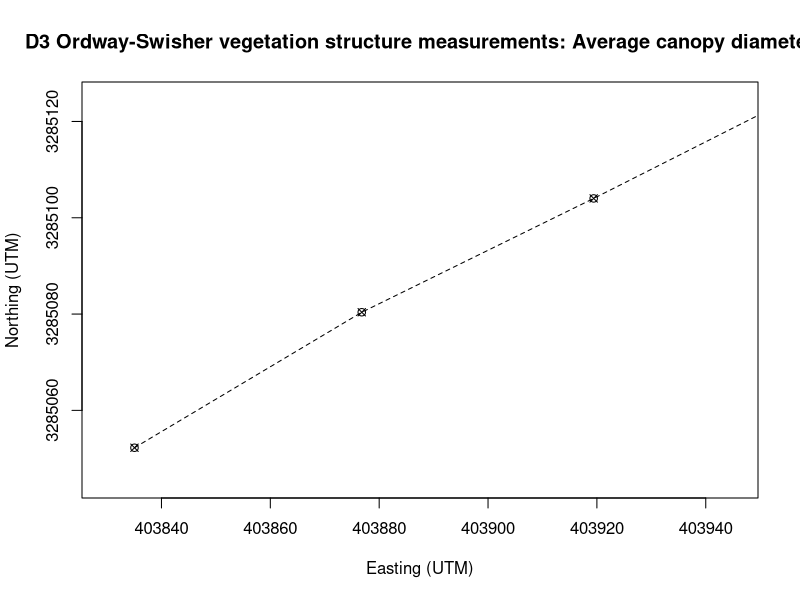
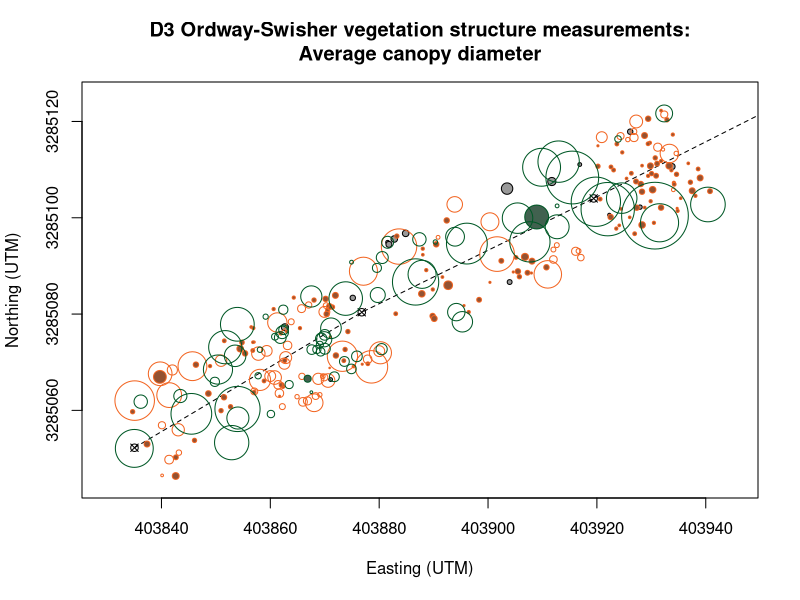
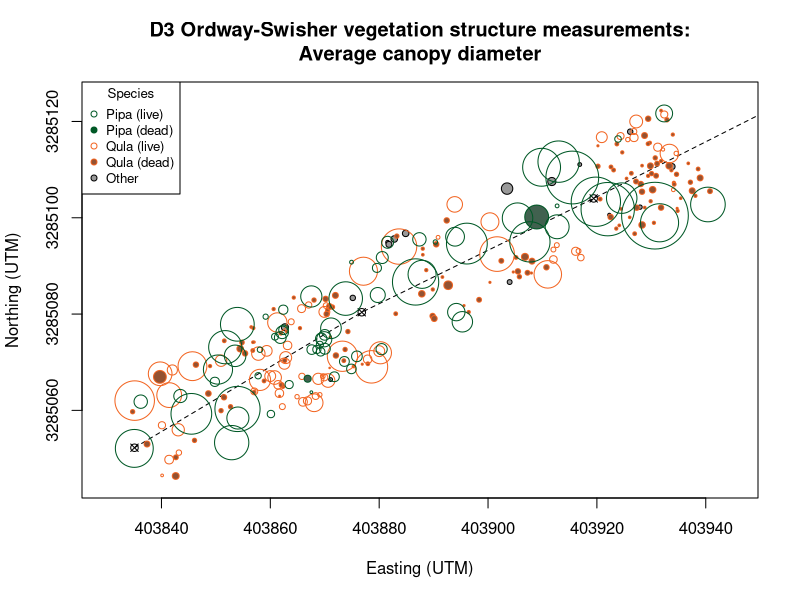

These charts were generated, in order, by the following R code:
## ---- chunk 1
vs = read.csv("inputVstPathfinder2010.csv", header=TRUE)
str(vs)
## ---- chunk 2
pipa.l = vs[which(vs$species=='Pipa' & !vs$status=='Dead'),]
pipa.d = vs[which(vs$species=='Pipa' & vs$status=='Dead'),]
qula.l = vs[which(vs$species=='Qula' & !vs$status=='Dead'),]
qula.d = vs[which(vs$species=='Qula' & vs$status=='Dead'),]
other = vs[!vs$species %in% c("Pipa","Qula"),]
## ---- chunk 3
E = c(403835.04, 403876.8, 403919.41, 403963.86)
N = c(3285052.24, 3285080.38, 3285104.02, 3285129.41)
plot(E, N, pch=13, xlim=c(403830,403945), ylim=c(3285045,3285125), xlab="Easting (UTM)", ylab="Northing (UTM)", main="D3 Ordway-Swisher vegetation structure measurements: Average canopy diameter")
lines(E, N, lty=2)
## ---- chunk 4
plot(E, N, pch=13, xlim=c(403830,403945), ylim=c(3285045,3285125), xlab="Easting (UTM)", ylab="Northing (UTM)", main="D3 Ordway-Swisher vegetation structure measurements:\nAverage canopy diameter")
lines(E, N, lty=2)

symbols(other$easting, other$northing, circles=other$canopyrad.m, inches=FALSE, add=TRUE, fg="#000000", bg="gray60")
symbols(qula.d$easting, qula.d$northing, circles=qula.d$canopyrad.m, inches=FALSE, add=TRUE, fg="#f26522", bg="#945232")
symbols(qula.l$easting, qula.l$northing, circles=qula.l$canopyrad.m, inches=FALSE, add=TRUE, fg="#f26522")
symbols(pipa.d$easting, pipa.d$northing, circles=pipa.d$canopyrad.m, inches=FALSE, add=TRUE, fg="#005826", bg="#41614F")
symbols(pipa.l$easting, pipa.l$northing, circles=pipa.l$canopyrad.m, inches=FALSE, add=TRUE, fg="#005826")
## ---- chunk 5
plot(E, N, pch=13, xlim=c(403830,403945), ylim=c(3285045,3285125), xlab="Easting (UTM)", ylab="Northing (UTM)", main="D3 Ordway-Swisher vegetation structure measurements:\nAverage canopy diameter")
lines(E, N, lty=2)

symbols(other$easting, other$northing, circles=other$canopyrad.m, inches=FALSE, add=TRUE, fg="#000000", bg="gray60")
symbols(qula.d$easting, qula.d$northing, circles=qula.d$canopyrad.m, inches=FALSE, add=TRUE, fg="#f26522", bg="#945232")
symbols(qula.l$easting, qula.l$northing, circles=qula.l$canopyrad.m, inches=FALSE, add=TRUE, fg="#f26522")
symbols(pipa.d$easting, pipa.d$northing, circles=pipa.d$canopyrad.m, inches=FALSE, add=TRUE, fg="#005826", bg="#41614F")
symbols(pipa.l$easting, pipa.l$northing, circles=pipa.l$canopyrad.m, inches=FALSE, add=TRUE, fg="#005826")

legend("topleft", pch=21, 
       c("Pipa (live)", "Pipa (dead)", "Qula (live)", "Qula (dead)", "Other"), 
       col=c("#005826", "#005826", "#f26522", "#f26522", "#000000"), 
       pt.bg=c("#FFFFFF", "#005826", "#FFFFFF", "#945232", "gray60"), 
       title="Species", cex=0.8)
## ---- chunk 6

